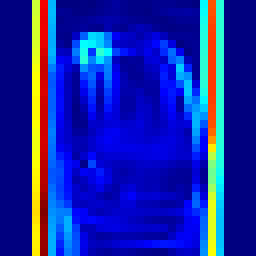
#> input picture output/image_features/6515714b0cfcb4942db15991cb4c7b61c593b33a1867f952c56f5445a9025641_2_heatmap.png, 32 x 32 px (shown 8 times larger)
$ python -i img_capture_feature.py   (imports and definitions only)   (older library calls are emulated)
#> lines starting #> are read from the running program, lines starting #| are printed output that depends on the picture
#> further down, picture is the input picture: PIL image 32x32 RGB; mean R, G, B 22.2, 38.5, 168.3
"""YOLO object crops -> grayscale -> zero padding -> heatmap/features -> decision tree."""

import argparse, csv, joblib, cv2, numpy as np, sys, time, yaml
from datetime import datetime
from pathlib import Path
from statistics import mean, pstdev
from PIL import Image
from sklearn.metrics import accuracy_score, precision_recall_fscore_support
from sklearn.model_selection import KFold
from sklearn.tree import DecisionTreeClassifier

# -------------------------------------------------------------------------
# File Location
ROOT = Path(__file__).resolve().parents[2]
DEFAULT_MODEL = ROOT / "output" / "image_features" / "decision_tree.joblib"
SIZE, CELLS = 32, 8
IMAGE_TYPES = {".jpg", ".jpeg", ".png", ".bmp", ".webp"}

# -------------------------------------------------------------------------
# Hyperparameter setting
SEEDS = (50, 200, 500, 800, 1000)
FOLDS = 5
MAX_DEPTH = 12


def preprocess(image):
    gray = cv2.cvtColor(np.array(image.convert("RGB")), cv2.COLOR_RGB2GRAY)
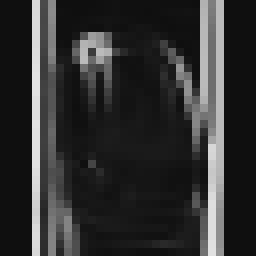
#> gray: shape (32, 32) (shown 8 times larger); min 15, max 226, mean 48.6
    height, width = gray.shape
#> height = 32; width = 32
    side = max(height, width)
#> side = 32
    padded = cv2.copyMakeBorder(gray, (side - height) // 2, (side - height + 1) // 2,
                                (side - width) // 2, (side - width + 1) // 2,
                                cv2.BORDER_CONSTANT, value=0)
    return cv2.resize(padded, (SIZE, SIZE), interpolation=cv2.INTER_AREA)


# [6 lines left out: function extract_features, not called in this run]


def load_names(dataset):
    names = yaml.safe_load((dataset / "data.yaml").read_text(encoding="utf-8"))["names"]
    return names if isinstance(names, list) else [names[index] for index in sorted(names)]


def object_count(dataset, split):
    return sum(sum(len(line.split()) == 5 for line in path.read_text(encoding="utf-8").splitlines())
               for path in (dataset / "labels" / split).glob("*.txt"))


# [30 lines left out: function samples, not called in this run]


def build_model(seed):
    return DecisionTreeClassifier(max_depth=MAX_DEPTH, random_state=seed, class_weight="balanced")


# [128 lines left out: functions score, save_reports, train, predict_crop, predict, predict_folder and 1 more, not called in this run]


# [2 lines not run here, left out]

>>> from PIL import Image
>>> picture = Image.open('../../output/image_features/6515714b0cfcb4942db15991cb4c7b61c593b33a1867f952c56f5445a9025641_2_heatmap.png')
>>> result = preprocess(picture)
